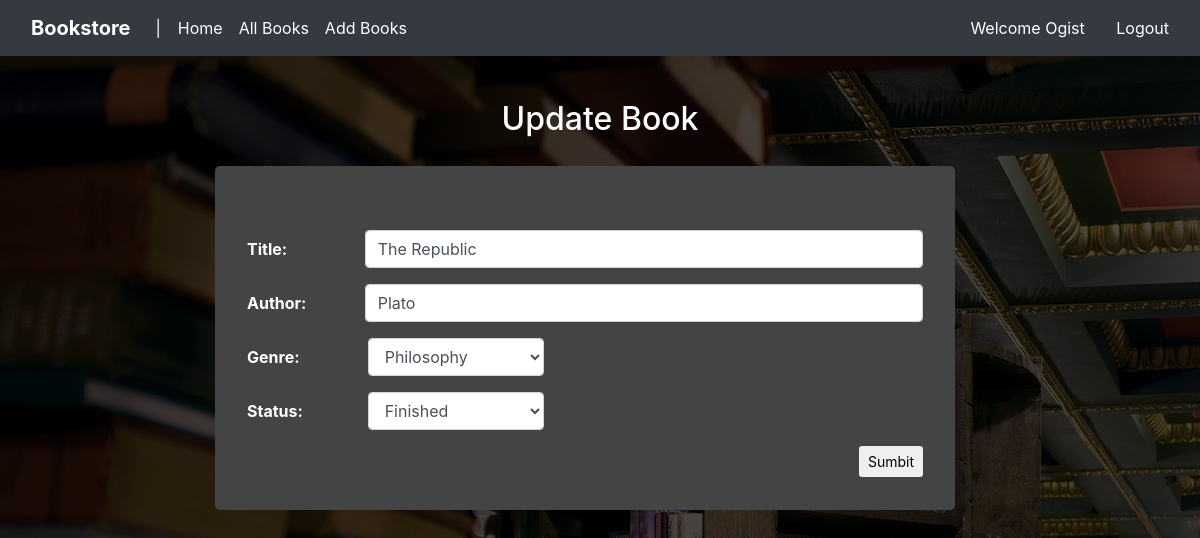
The page /show/update/1 (signed in) on the database its author committed.
### tables this page shows
CREATE TABLE books_ogist(

           `id` INT UNSIGNED NOT NULL PRIMARY KEY AUTO_INCREMENT,
           `title` VARCHAR(255) NOT NULL,
           `author` VARCHAR(255) NOT NULL,
           `genre` ENUM('Philosophy', 'Novel', 'Drama', 'Romance', 'Adventure', 'Fantasy'),
           `status` ENUM('Finished', 'Not Started', 'Reading', 'Dropped'),
           `created_at` TIMESTAMP,
    	   `updated_at` TIMESTAMP,
    	   `username` VARCHAR(255),
    	   FOREIGN KEY (`username`) REFERENCES `users`(`username`)	
    	   );

### controllers/show.php (called while the page is built, shortened)
<?php
class Show extends Controller
{
	public function update(){
			$viewmodel = new ShowModel();
		$this->returnView($viewmodel->update(), true);
	}
}

### classes/Model.php (called while the page is built, shortened)
<?php
abstract class Model
{
	protected $dbh, $stmt;
	public function __construct(){
		try{
			$this->dbh = new PDO("mysql:host=" . DB_HOST . ';dbname=' . DB_NAME, DB_USER, DB_PASSWORD);
			$this->dbh->setAttribute(PDO::ATTR_ERRMODE, PDO::ERRMODE_EXCEPTION);
		} catch (PDOException $e){
			die($e->getMessage());
		}
	}
	public function execute(){
		$this->stmt->execute();
	}
	public function query($query){
		$this->stmt = $this->dbh->prepare($query);
	}
	public function single(){
		$this->execute();
		return $this->stmt->fetch(PDO::FETCH_ASSOC);
	}
}

### models/show.php (called while the page is built, shortened)
<?php
class ShowModel extends Model
{
	public function update(){
		$username = $_SESSION['user_data']['username'];
					$id = $_GET['id'];
					$this->query("SELECT * FROM books_{$username} WHERE id = $id");
					$rows = $this->single();
					return $rows;
				}
			}

### views/show/update.php (the view, shortened to what this page needs)
<h2 align="center">Update Book</h2>
<form action="<?php $_SERVER['PHP_SELF'];?>" method="post">
	<div class="container">
		<div class="jumbotron col-sm-8 get" id="uj">
      <div class="form-group row">
        <label class="col-sm-2 col-form-label"><b>Title:</b> </label>
         <div class="col-sm-10">
           <input type="text" class="form-control" id="title" name="title" value="<?= $viewmodel['title'];?>">
        </div>
      </div>
      <div class="form-group row">
        <label class="col-sm-2 col-form-label"><b>Author:</b> </label>
          <div class="col-sm-10">
          <input type="text" class="form-control" id="author" name="author" value="<?= $viewmodel['author'];?>">
        </div>
      </div>
      <div class="form-group row">
        <label class="col-sm-2 col-form-label"><b>Genre:</b> </label>&nbsp;&nbsp;&nbsp;&nbsp;
        <select name="genre" type="text" class="form-control col-md-3">
          <option value="<?php if($viewmodel['genre'] != ''){echo $viewmodel['genre'];} else { echo '';}?>"><?php if($viewmodel['genre'] != ''){echo $viewmodel['genre'];} else { echo '';}?></option>
          </select>
      </div>
      <div class="form-group row">
        <label class="col-sm-2 col-form-label"><b>Status:</b> </label>&nbsp;&nbsp;&nbsp;&nbsp;
        <select name="status" type="text" class="form-control col-md-3">
          <option value="<?php if($viewmodel['status'] != ''){echo $viewmodel['status'];} else { echo '';}?>"><?php if($viewmodel['status'] != ''){echo $viewmodel['status'];} else { echo '';}?></option>
         </select>
      </div>
     <input class="btn btn-sm btn-default float-right" type="submit" name="update" id="update" value="Sumbit">
    </div>
  </div>
</form>

### assets/css/style.css (style rules this page uses)
body { background: linear-gradient( rgba(0, 0, 0, 0.7), rgba(0, 0, 0, 0.7) ), url("bookstore.jpg"); color:white; padding-top: 100px; }
#uj { top: 20px; right: -170px; background: #444444; }

### rows shown on the page
books_ogist: title "The Republic", author "Plato", genre "Philosophy", status "Finished"

### other values the page prints
$_SESSION['user_data']['username'] "Ogist"
